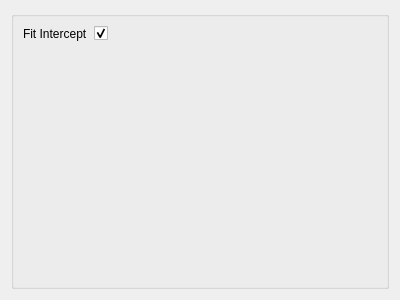
<?xml version="1.0" encoding="UTF-8"?>
<ui version="4.0">
 <class>Form</class>
 <widget class="QWidget" name="Form">
  <property name="geometry">
   <rect>
    <x>0</x>
    <y>0</y>
    <width>400</width>
    <height>300</height>
   </rect>
  </property>
  <property name="sizePolicy">
   <sizepolicy hsizetype="Ignored" vsizetype="Ignored">
    <horstretch>0</horstretch>
    <verstretch>0</verstretch>
   </sizepolicy>
  </property>
  <property name="windowTitle">
   <string>Form</string>
  </property>
  <layout class="QVBoxLayout" name="verticalLayout">
   <item>
    <widget class="QGroupBox" name="groupBox">
     <layout class="QFormLayout" name="formLayout">
      <property name="fieldGrowthPolicy">
       <enum>QFormLayout::AllNonFixedFieldsGrow</enum>
      </property>
      <item row="0" column="0">
       <widget class="QLabel" name="fitInterceptLabel">
        <property name="text">
         <string>Fit Intercept</string>
        </property>
       </widget>
      </item>
      <item row="0" column="1">
       <widget class="QCheckBox" name="fitInterceptCheckBox">
        <property name="checked">
         <bool>true</bool>
        </property>
       </widget>
      </item>
     </layout>
    </widget>
   </item>
  </layout>
 </widget>
 <resources/>
 <connections/>
</ui>
